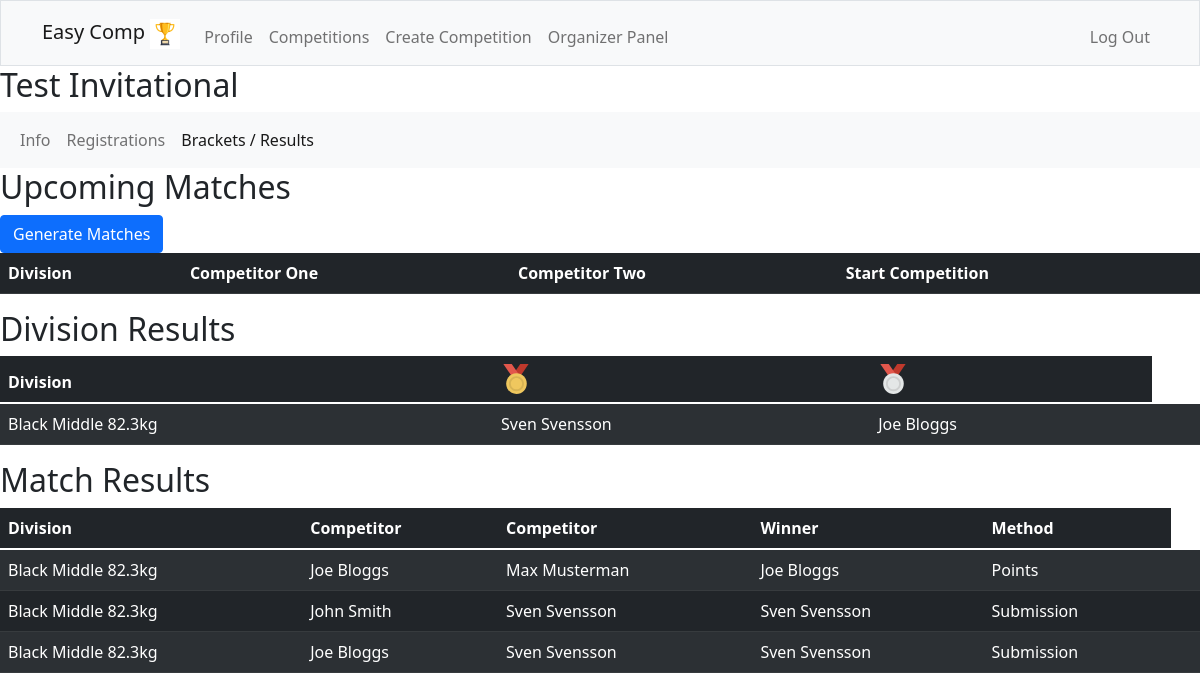
The page /yourcompbrackets/Test Invitational (signed in) on the database its author committed.
### tables this page shows
CREATE TABLE matchresults (
    id TEXT NOT NULL,
    comp_id INTEGER NOT NULL,
    div_id INTEGER NOT NULL,
    div_name TEXT NOT NULL,
    competitor1_name TEXT NOT NULL,
    competitor2_name TEXT NOT NULL,
    winner TEXT NOT NULL,
    method TEXT NOT NULL,
    PRIMARY KEY(id)
    FOREIGN KEY(comp_id) REFERENCES competitions(id),
    FOREIGN KEY(div_id) REFERENCES divisions(id)
);

### app.py (the view, shortened to what this page needs)
@app.route("/yourcompbrackets/<name>", methods=["GET"])
@login_required
def yourcompbrackets(name):
    rows = db.execute("SELECT DISTINCT id FROM competitions WHERE name LIKE ?", name)
    comp_id = rows[0]["id"]
    matches = db.execute("SELECT DISTINCT id, div_name, competitor1_name, competitor2_name FROM matches WHERE comp_id = ?", comp_id)
    results = db.execute("SELECT DISTINCT id, div_name, competitor1_name, competitor2_name, winner, method FROM matchresults WHERE comp_id = ?", comp_id)
    medallists = db.execute("SELECT DISTINCT div_name, gold, silver FROM competitionresults WHERE comp_id = ?", comp_id)
    return render_template("yourcompbrackets.html", matches=matches, name=name, results=results, medallists=medallists)

### app.py (called while the page is built)
@app.after_request
def after_request(response):
    response.headers["Cache-Control"] = "no-cache, no-store, must-revalidate"
    response.headers["Expires"] = 0
    response.headers["Pragma"] = "no-cache"
    return response

### helpers.py (called while the page is built)
def login_required(f):
    @wraps(f)
    def decorated_function(*args, **kwargs):
        if session.get("user_id") is None:
            return redirect("/login")
        return f(*args, **kwargs)
    return decorated_function

### templates/yourcompbrackets.html (shortened to what this page needs)
{% extends "layout.html" %}
{% block main %}
<h2>{{ name }}</h2>
<nav class="navbar navbar-expand-lg navbar-light bg-light">
  <div class="container-fluid">
    <div class="collapse navbar-collapse" id="navbarNavAltMarkup">
      <div class="navbar-nav">
        <a class="nav-link" href="/yourcompetition/{{ name }}">Info</a>
        <a class="nav-link" href="/yourcompregistrations/{{ name }}">Registrations</a>
        <a class="nav-link active" href="/yourcompbrackets/{{ name }}">Brackets / Results</a>
      </div>
    </div>
  </div>
</nav>
<h2>Upcoming Matches</h2>
<form action="/generatebrackets/{{ name }}" method="post">
  <button type="submit" class="btn btn-primary">Generate Matches</button>
</form>
<table class="table table-dark table-striped">
  <thead>
      <tr>
          <th>Division</th>
          <th>Competitor One</th>
          <th>Competitor Two</th>
          <th>Start Competition</th>
      </tr>
  </thead>
</table>
<h2>Division Results</h2>
<table class="table table-dark table-striped">
  <thead>
      <tr>
          <th>Division</th>
          <th><img src="/static/images/gold-medal-svgrepo-com.svg" width="30" height="30" alt="gold"></th>
          <th><img src="/static/images/silver-medal-svgrepo-com.svg" width="30" height="30" alt="silver"></th>
      </tr>
  </thead>
  <tbody>
      {% for medallist in medallists %}
      <tr>
          <td>{{ medallist['div_name'] }}</td>
          <td>{{ medallist['gold'] }}</td>
          <td>{{ medallist['silver'] }}</td>
          <td>
        </td>
      </tr>
      {% endfor %}
  </tbody>
</table>
<h2>Match Results</h2>
<table class="table table-dark table-striped">
  <thead>
      <tr>
          <th>Division</th>
          <th>Competitor</th>
          <th>Competitor</th>
          <th>Winner</th>
          <th>Method</th>
      </tr>
  </thead>
  <tbody>
    {% for result in results %}
      <tr>
          <td>{{ result['div_name'] }}</td>
          <td>{{ result['competitor1_name'] }}</td>
          <td>{{ result['competitor2_name'] }}</td>
          <td>{{ result['winner'] }}</td>
          <td>{{ result['method']| capitalize  }}</td>
          <td>
        </td>
      </tr>
      {% endfor %}
  </tbody>
</table>
{% endblock %}

### rows shown on the page
matchresults: div_name "Black Middle 82.3kg", competitor1_name "Joe Bloggs", competitor2_name "Max Musterman", winner "Joe Bloggs", method "Points"
matchresults: div_name "Black Middle 82.3kg", competitor1_name "John Smith", competitor2_name "Sven Svensson", winner "Sven Svensson", method "Submission"
matchresults: div_name "Black Middle 82.3kg", competitor1_name "Joe Bloggs", competitor2_name "Sven Svensson", winner "Sven Svensson", method "Submission"

### other values the page prints
{{ name }} "Test Invitational"
{{ medallist['div_name'] }} "Black Middle 82.3kg"
{{ medallist['gold'] }} "Sven Svensson"
{{ medallist['silver'] }} "Joe Bloggs"
